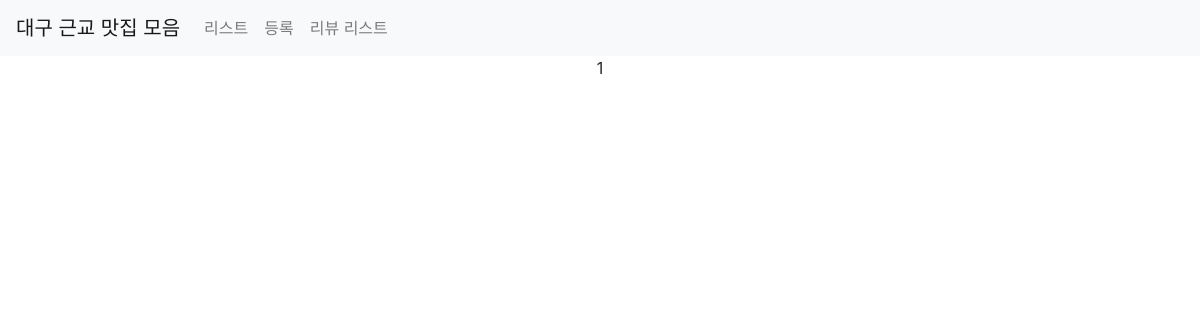
Page /third/review/list/ on the earlier database version.
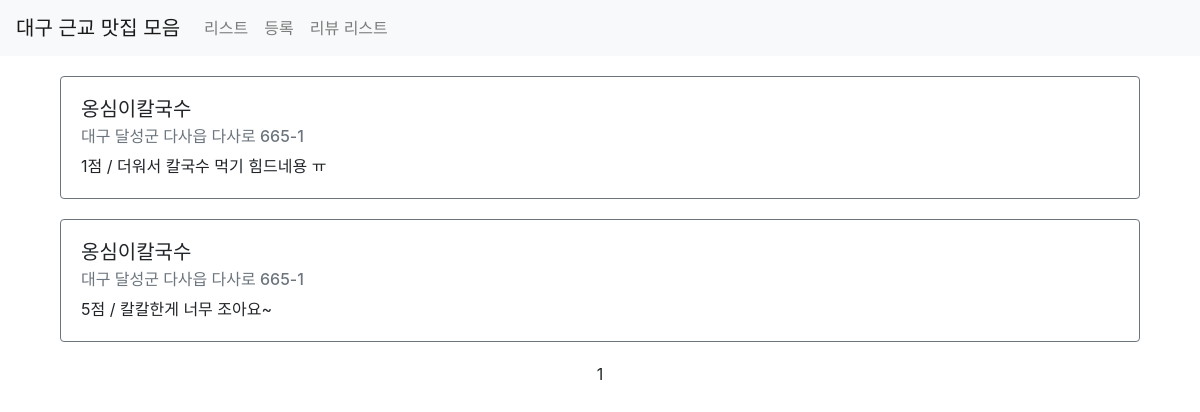
Same page on the later database version.
### third/models.py (models this page shows)
class Review(models.Model):
    point = models.IntegerField()
    comment = models.CharField(max_length=500)
    restaurant = models.ForeignKey(Restaurant, on_delete=models.CASCADE) #아이디가 3인 곳에 리뷰 쓰면 이값은 3?

class Restaurant(models.Model):
    name = models.CharField(max_length=30)
    address = models.CharField(max_length=200)
    password = models.CharField(max_length=20, default=None, null=True)
    image = models.CharField(max_length=500, default=None, null=True)
    created_at = models.DateTimeField(auto_now_add=True)
    updated_at = models.DateTimeField(auto_now=True)

### third/views.py (the view)
# urls.py: path('review/list/', views.review_list, name='review-list'),
def review_list(request):
    reviews = Review.objects.all().select_related()
    paginator = Paginator(reviews, 10)
    page = request.GET.get('page')
    items = paginator.get_page(page)
    context = {
        'reviews': items
    }
    return render(request, 'third/review_list.html', context)

### third/templates/third/review_list.html (shortened to what this page needs)
{% extends 'third/base.html' %}
{% load static %}
{% block content %}
<div class="container">
    {% for item in reviews %}
        <div class="row restaurant-item" style="margin:20px auto">
            <div class="col-sm-12">
                <div class="card border-secondary">
                    <div class="card-body">
                        <h5 class="card-title">{{ item.restaurant.name }}</h5>
                        <h6 class="card-subtitle mb-2 text-muted">{{ item.restaurant.address }}</h6>
                        <p class="card-text">{{ item.point }}점 / {{ item.comment }}</p>
                    </div>
                </div>
            </div>
        </div>
    {% endfor %}
    <div class="row">
        <div class="col-sm-12 text-center">
            <div class="pagination">
                <span class="step-links text-center" style="width:100%;">
                    <span class="current">
                        {{ reviews.number }}
                    </span>
                </span>
            </div>
        </div>
    </div>
</div>
{% endblock %}

Differences in the rows shown:
added Review: restaurant.name "옹심이칼국수", restaurant.address "대구 달성군 다사읍 다사로 665-1", point "1", comment "더워서 칼국수 먹기 힘드네용 ㅠ"
added Review: restaurant.name "옹심이칼국수", restaurant.address "대구 달성군 다사읍 다사로 665-1", point "5", comment "칼칼한게 너무 조아요~"
